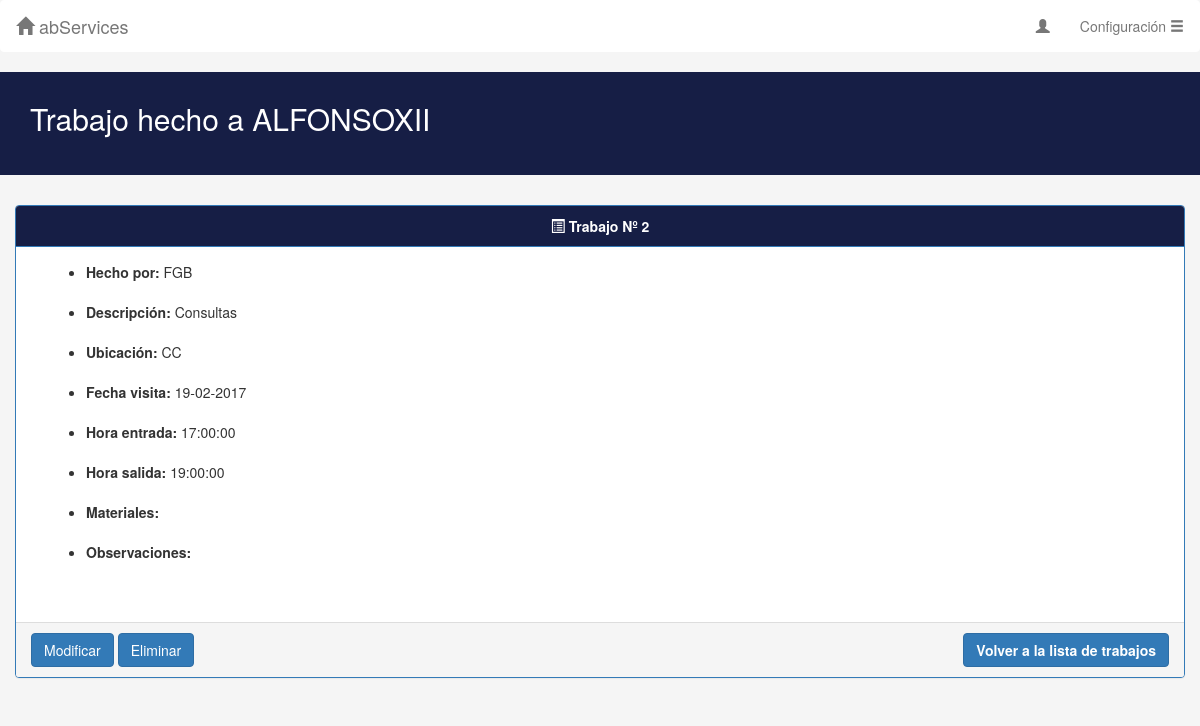
The page /infoTrabajo.php?id=2&cliente=ALFONSOXII on the database as committed earlier.
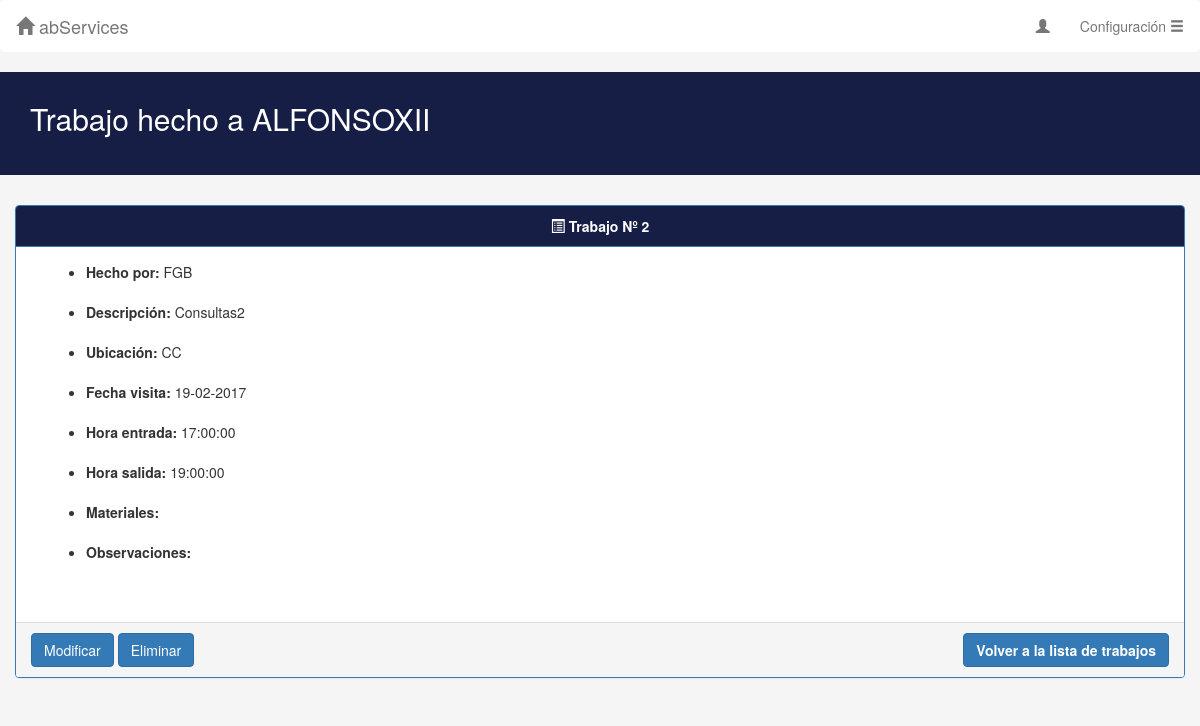
The same page on the database as committed later.
### tables this page shows
CREATE TABLE IF NOT EXISTS `trabajos` (
  `Id` int(11) NOT NULL AUTO_INCREMENT,
  `IdCliente` varchar(30) NOT NULL,
  `Trabajador` varchar(3) NOT NULL,
  `Ubicacion` varchar(2) NOT NULL DEFAULT 'CC',
  `FVisita` date NOT NULL,
  `HoraE` time NOT NULL,
  `HoraS` time NOT NULL,
  `Descripcion` text NOT NULL,
  `DescripcionMat` text,
  `Observaciones` text,
  PRIMARY KEY (`Id`)
);

### includes/php/config.php (called while the page is built, shortened)
<?php
$mysqli = new mysqli(BD_HOST, BD_USER, BD_PASS, BD_NAME);
$mysqli->set_charset("utf8");
function sanitizeArgs(&$args) {
	global $mysqli;
	for($i=0; $i < count($args); $i++){
		$args[$i] = mysqli_real_escape_string($mysqli, $args[$i]);
		$args[$i] = htmlspecialchars_decode(trim(strip_tags(stripslashes($args[$i]))));
	}
}
?>

### includes/php/trabajosBD.php (called while the page is built, shortened)
<?php
require_once(__DIR__."/config.php");
function getInfoWork($id){
	global $mysqli;
	$args = array($id);
	$pst = $mysqli->prepare("SELECT * FROM trabajos WHERE Id = ?");
	$pst->bind_param("i",$args[0]);
	$pst->execute();
	$result = $pst->get_result();
	while($row = $result->fetch_array(MYSQLI_ASSOC)){
		$info = $row;
	}
	return $info;
}
?>

### includes/php/trabajos.php (called while the page is built, shortened)
<?php
require_once __DIR__.'/config.php';
require_once __DIR__.'/trabajosBD.php';
function conseguirInfoTrabajo($id){
	$result = getInfoWork($id);
	return $result;
}
?>

### infoTrabajo.php (the view, shortened to what this page needs)
<?php require_once __DIR__.'/includes/php/config.php';?>
<!DOCTYPE html>
<html lang="en">
  <head>
	<?php
	$client = $_GET['cliente'];
	$id = $_GET['id'];
require(__DIR__.'/includes/php/trabajos.php');
	?>
    <link href="includes/css/bootstrap.min.css" rel="stylesheet" media="screen">
	<link rel="stylesheet" type="text/css" href="includes/css/style.css">
  </head>
  <body>
		<nav class="navbar navbar-default" role="navigation" id="navSup">
			<div class="navbar-header" id="navSupHeader">
				<a class="navbar-brand" href="homeClientes.php"><span class="glyphicon glyphicon-home"></span> abServices</a>
			</div>
			<div class="collapse navbar-collapse navbar-ex1-collapse" id="navSupDerecha">
				<ul class="nav navbar-nav navbar-right">
					<li><a href="#"><span class="glyphicon glyphicon-user"></span>  <?php echo $_SESSION["usuario"] ?></a></li>
					<li class="dropdown">
						<a href="#" class="dropdown-toggle" data-toggle="dropdown"> Configuración <span class="glyphicon glyphicon-menu-hamburger"></span></a>
					</li>
				</ul>
			</div>
		</nav>
		<div class="jumbotron">
				<div class="container">
				<h2 id="cab2">Trabajo hecho a <?php echo $client ?></h2>
				</div>
		</div>
		<div class="container-fluid">
						<div class="panel panel-primary" >
						<div class="panel-heading" id="panelHead"><div class="text-center"><strong><span class="glyphicon glyphicon-list-alt"></span> Trabajo Nº <?php echo $id ?></strong></div></div>
						<div class="panel-body">
								<?php
								$trabajos = conseguirInfoTrabajo($id);
								 ?>
									<div class="form-group"><div class="container-fluid">
										<ul>
										<li> <span id="negrita">Hecho por:</span> <?php echo $trabajos["Trabajador"]?></li><br>
										<li> <span id="negrita">Descripción:</span> <?php echo $trabajos["Descripcion"]?></li><br>
										<li> <span id="negrita">Ubicación:</span> <?php echo $trabajos["Ubicacion"]?></li><br>
										<li> <span id="negrita">Fecha visita:</span> <?php echo  date_format(new DateTime($trabajos["FVisita"]), 'd-m-Y')?></li><br>
										<li> <span id="negrita">Hora entrada:</span> <?php echo $trabajos["HoraE"]?></li><br>
										<li> <span id="negrita">Hora salida:</span> <?php echo $trabajos["HoraS"]?></li><br>
										<li> <span id="negrita">Materiales:</span> <?php echo $trabajos["DescripcionMat"]?></li><br>
										<li> <span id="negrita">Observaciones:</span> <?php echo $trabajos["Observaciones"]?></li><br>
										</ul>
										</div></div>
						</div>
						<div class="panel-footer">
							<?php
							if($_SESSION["tipo"] != 1){
									?>
							<input  class="btn btn-primary" type="button" onclick="location.href='./modificarTrabajo.php?idTrabajo=<?php echo $id?>&cliente=<?php echo $client?>';" value="Modificar"></input>
							<input  class="btn btn-primary" type="button" onClick="eliminarWk('<?php echo $id?>')" value="Eliminar" data-toggle="modal" data-target="#myModal" id="deleteTrabajo" ></input>
								<?php
							}
									?>
							<a href="trabajosCliente.php?cliente=<?php echo $client ?>"><button style="float: right" id="botonCentrado" class="btn btn-primary"  value="Anadir"><strong>Volver a la lista de trabajos</strong></button></a>
						</div>
						</div>
		</div>
  </body>
</html>

Rows that differ between the two databases and show on the page:
changed trabajos "FGB": Descripcion "Consultas" → "Consultas2"
